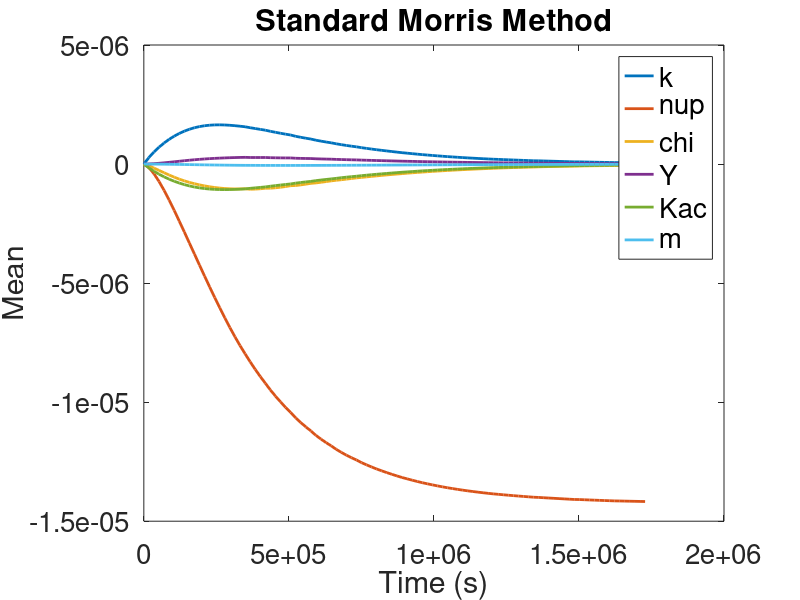
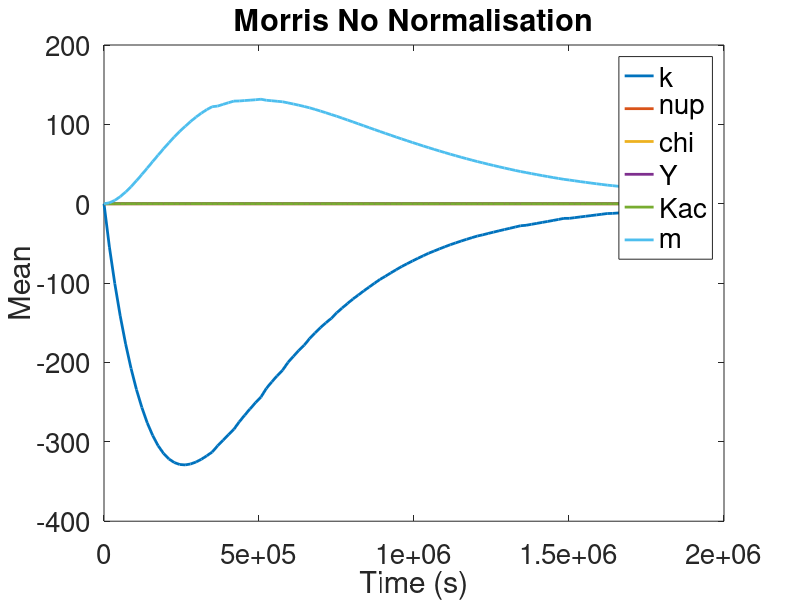
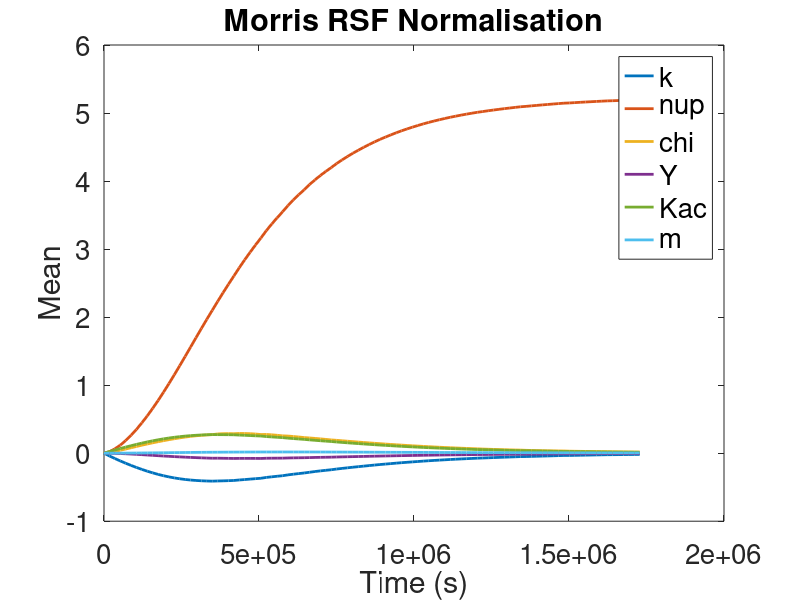
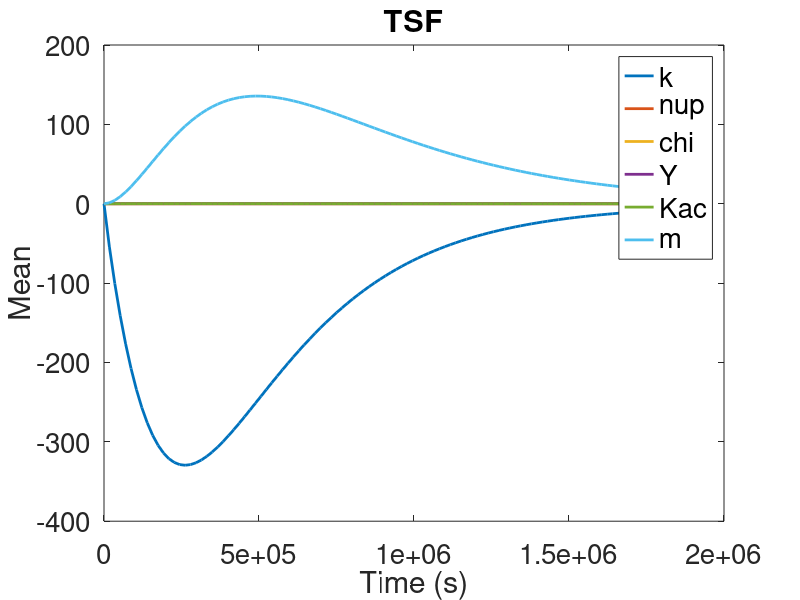

These figures' MATLAB source, in order:
clear all; close all

% if a folder 'PLOTS' doesn't exist make one
if(~isequal(exist('Plots', 'dir'),7))
mkdir('Plots')
end

% load data created by run_methanogenesis
load saved_data

% PLOT OPTIONS
leg_text    = {'k', 'nup', 'chi', 'Y', 'Kac', 'm'};
x0leg_text  = {'x0(1)', 'x0(2)', 'x0(3)', 'x0(4)'};
fonsiz      = 20;
linwid      = 2;
opt_plot    = 0;


%% Morris (standard)
figure
    plot(tspan,mnt0(5:10,:),'LineWidth',linwid)
    title('Standard Morris Method','FontSize',fonsiz)
    xlabel('Time (s)','FontSize',fonsiz)
    ylabel('Mean','FontSize',fonsiz)
    set(gca,'FontSize',fonsiz)
    legend(leg_text,'FontSize',fonsiz)
    
if(opt_plot)
print -depsc Plots/figure1
end
%% Morris (no normalisation)
figure
    plot(tspan,mnt1(5:10,:),'LineWidth',linwid)
    title('Morris No Normalisation','FontSize',fonsiz)
    xlabel('Time (s)','FontSize',fonsiz)
    ylabel('Mean','FontSize',fonsiz)
    set(gca,'FontSize',fonsiz)
    legend(leg_text,'FontSize',fonsiz)

if(opt_plot)
print -depsc Plots/figure2
end
%% Morris (RSF normalization) 
figure
    plot(tspan,mnt2(5:10,:),'LineWidth',linwid)
    title('Morris RSF Normalisation','FontSize',fonsiz)
    xlabel('Time (s)','FontSize',fonsiz)
    ylabel('Mean','FontSize',fonsiz)
    set(gca,'FontSize',fonsiz)
    legend(leg_text,'FontSize',fonsiz)
    
if(opt_plot)
print -depsc Plots/figure3
end

%% TSF

figure
    plot(t,y(:,5:10),'LineWidth',linwid)
    title('TSF','FontSize',20)
    xlabel('Time (s)','FontSize',20)
    ylabel('Mean','FontSize',fonsiz)
    set(gca,'FontSize',fonsiz)
    legend(leg_text,'FontSize',20)
    
if(opt_plot)
print -depsc Plots/figure4
end
%% Comparison of the two methods without normalisation.

figure,
    plot(tspan,mnt1(5:10,:),t,y(:,5:10),'black.','LineWidth',linwid)
    title('Morris vs TSF','FontSize',20)
    xlabel('Time (s)','FontSize',20)
    ylabel('Mean','FontSize',fonsiz)
    set(gca,'FontSize',14)
    legend(leg_text,'FontSize',fonsiz)
    
if(opt_plot)
print -depsc Plots/figure5
end


%% Comparison for x0: Initial conditions

figure
    plot(tspan,mnt1(11:14,:)',t,y(:,29:32),'black.','LineWidth',linwid)
    title('x0 Morris vs TSF (before fixing)','FontSize',fonsiz)
    xlabel('Time (s)','FontSize',fonsiz)
    ylabel('Mean','FontSize',fonsiz)
    set(gca,'FontSize',14)
    ylim([-0.2,1])
    legend(x0leg_text,'FontSize',fonsiz)
    
if(opt_plot)
print -depsc Plots/figure6
end

figure
    plot(tspan,mnt3(11:14,:)',t,y(:,29:32),'black.','LineWidth',linwid)
    title('x0 Morris vs TSF (after fixing)','FontSize',fonsiz)
    xlabel('Time (s)','FontSize',fonsiz)
    ylabel('Mean','FontSize',fonsiz)
    set(gca,'FontSize',14)
    ylim([-0.2,1])
    legend(x0leg_text,'FontSize',fonsiz)

if(opt_plot)
print -depsc Plots/figure7
end